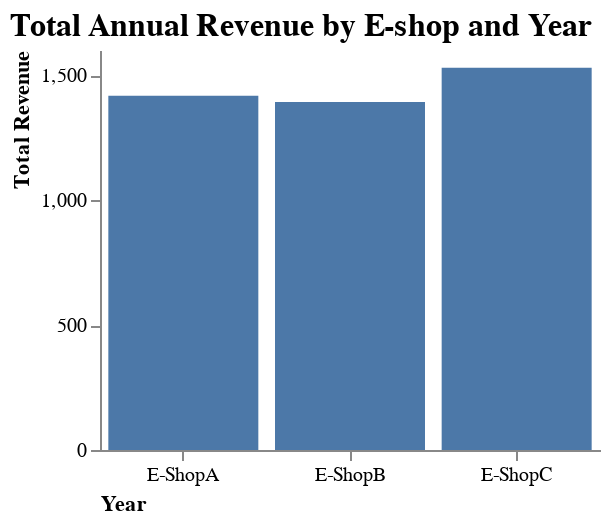

Source (notebook cell):
### Markdown cell above
## Task 4

Maximum Social Media Followers

- Show the maximum amount of social media followers for every E-shop in a descending order.
- Use the name `max_followers`

### Code cell
df_most_followers = df.groupby('eshop_name')['social_media_followers'].max().reset_index().rename(columns={'social_media_followers':'max_followers'}).sort_values('max_followers', ascending=False).head(1)

chart = alt.Chart(df).mark_bar().encode(
    x=alt.X('eshop_name:N').axis(title='Year', 
                               titleAnchor="start",
                               labelAngle=0,
                               grid=False),
    y=alt.Y('max(social_media_followers):Q').axis(title='Total Revenue', 
                               titleAnchor="end",
                               grid=False),
    order=alt.Order('max(social_media_followers):Q', sort='descending')
).properties(
    title='Total Annual Revenue by E-shop and Year',
    width= 250,
    height=200
).configure_title( 
    fontSize=16,
    font='Arial',
    anchor='start'
).configure_view(
    strokeWidth=0
)

chart

### Figure 1 — Vega-Lite specification as saved in the notebook (floating-point values rounded to 4 significant figures)
{"$schema": "https://vega.github.io/schema/vega-lite/v5.8.0.json", "config": {"title": {"anchor": "start", "font": "Arial", "fontSize": 16}, "view": {"continuousHeight": 300, "continuousWidth": 300, "strokeWidth": 0}}, "data": {"name": "data-9b0f5a8f1487ed9018fb058c0cadd213"}, "datasets": {"data-9b0f5a8f1487ed9018fb058c0cadd213": [{"annual_revenue": 13.35, "average_rating": 4.17, "average_response_time": 2.35, "date": "2020-01-31T00:00:00", "eshop_name": "E-ShopA", "month": 1, "social_media_followers": 173.8, "time_on_site": 1.09}, {"annual_revenue": 10.74, "average_rating": 4.79, "average_response_time": 2.58, "date": "2020-02-29T00:00:00", "eshop_name": "E-ShopA", "month": 2, "social_media_followers": 52.69, "time_on_site": 0.56}, {"annual_revenue": 11.91, "average_rating": 2.92, "average_response_time": 1.54, "date": "2020-03-31T00:00:00", "eshop_name": "E-ShopA", "month": 3, "social_media_followers": 141.8, "time_on_site": 0.57}, {"annual_revenue": 16.38, "average_rating": 3.68, "average_response_time": 1.92, "date": "2020-04-30T00:00:00", "eshop_name": "E-ShopA", "month": 4, "social_media_followers": 190.6, "time_on_site": 2.44}, {"annual_revenue": 6.52, "average_rating": 2.67, "average_response_time": 1.49, "date": "2020-05-31T00:00:00", "eshop_name": "E-ShopA", "month": 5, "social_media_followers": 129.5, "time_on_site": 2.07}, {"annual_revenue": 15.8, "average_rating": 4.9, "average_response_time": 2.51, "date": "2020-06-30T00:00:00", "eshop_name": "E-ShopA", "month": 6, "social_media_followers": 209.1, "time_on_site": 3.79}, {"annual_revenue": 20.97, "average_rating": 4.54, "average_response_time": 2.2, "date": "2020-07-31T00:00:00", "eshop_name": "E-ShopA", "month": 7, "social_media_followers": 313.7, "time_on_site": 2.29}, {"annual_revenue": 9.4, "average_rating": 2.02, "average_response_time": 0.93, "date": "2020-08-31T00:00:00", "eshop_name": "E-ShopA", "month": 8, "social_media_followers": 139.7, "time_on_site": 1.67}, {"annual_revenue": 10.09, "average_rating": 1.99, "average_response_time": 0.85, "date": "2020-09-30T00:00:00", "eshop_name": "E-ShopA", "month": 9, "social_media_followers": 167.7, "time_on_site": 1.67}, {"annual_revenue": 25.98, "average_rating": 5.41, "average_response_time": 2.48, "date": "2020-10-31T00:00:00", "eshop_name": "E-ShopA", "month": 10, "social_media_followers": 487.3, "time_on_site": 5.17}, {"annual_revenue": 18.07, "average_rating": 2.81, "average_response_time": 1.28, "date": "2020-11-30T00:00:00", "eshop_name": "E-ShopA", "month": 11, "social_media_followers": 328.2, "time_on_site": 3.33}, {"annual_revenue": 36.81, "average_rating": 5.58, "average_response_time": 2.75, "date": "2020-12-31T00:00:00", "eshop_name": "E-ShopA", "month": 12, "social_media_followers": 548.2, "time_on_site": 5.99}, {"annual_revenue": 33.28, "average_rating": 5.18, "average_response_time": 2.32, "date": "2021-01-31T00:00:00", "eshop_name": "E-ShopA", "month": 1, "social_media_followers": 497.5, "time_on_site": 6.63}, {"annual_revenue": 14.35, "average_rating": 1.99, "average_response_time": 0.88, "date": "2021-02-28T00:00:00", "eshop_name": "E-ShopA", "month": 2, "social_media_followers": 225.2, "time_on_site": 2.24}, {"annual_revenue": 32.38, "average_rating": 4.55, "average_response_time": 1.83, "date": "2021-03-31T00:00:00", "eshop_name": "E-ShopA", "month": 3, "social_media_followers": 556.5, "time_on_site": 5.78}, {"annual_revenue": 34.06, "average_rating": 5.45, "average_response_time": 2.01, "date": "2021-04-30T00:00:00", "eshop_name": "E-ShopA", "month": 4, "social_media_followers": 767.8, "time_on_site": 7.61}, {"annual_revenue": 37.03, "average_rating": 5.05, "average_response_time": 1.82, "date": "2021-05-31T00:00:00", "eshop_name": "E-ShopA", "month": 5, "social_media_followers": 697.1, "time_on_site": 4.61}, {"annual_revenue": 22.18, "average_rating": 3.37, "average_response_time": 1.2, "date": "2021-06-30T00:00:00", "eshop_name": "E-ShopA", "month": 6, "social_media_followers": 463.6, "time_on_site": 4.22}, {"annual_revenue": 36.24, "average_rating": 4.45, "average_response_time": 1.85, "date": "2021-07-31T00:00:00", "eshop_name": "E-ShopA", "month": 7, "social_media_followers": 694.1, "time_on_site": 5.63}, {"annual_revenue": 20.09, "average_rating": 2.57, "average_response_time": 0.88, "date": "2021-08-31T00:00:00", "eshop_name": "E-ShopA", "month": 8, "social_media_followers": 336.8, "time_on_site": 3.34}, {"annual_revenue": 28.98, "average_rating": 3.62, "average_response_time": 1.36, "date": "2021-09-30T00:00:00", "eshop_name": "E-ShopA", "month": 9, "social_media_followers": 522.5, "time_on_site": 5.27}, {"annual_revenue": 41.89, "average_rating": 5.36, "average_response_time": 1.72, "date": "2021-10-31T00:00:00", "eshop_name": "E-ShopA", "month": 10, "social_media_followers": 778.1, "time_on_site": 10.34}, {"annual_revenue": 57.76, "average_rating": 5.89, "average_response_time": 2.18, "date": "2021-11-30T00:00:00", "eshop_name": "E-ShopA", "month": 11, "social_media_followers": 961.7, "time_on_site": 8.62}, {"annual_revenue": 18.83, "average_rating": 2.11, "average_response_time": 0.73, "date": "2021-12-31T00:00:00", "eshop_name": "E-ShopA", "month": 12, "social_media_followers": 327.2, "time_on_site": 4.14}, {"annual_revenue": 53.2, "average_rating": 5.97, "average_response_time": 1.91, "date": "2022-01-31T00:00:00", "eshop_name": "E-ShopA", "month": 1, "social_media_followers": 1102.0, "time_on_site": 8.08}, {"annual_revenue": 45.74, "average_rating": 5.02, "average_response_time": 1.56, "date": "2022-02-28T00:00:00", "eshop_name": "E-ShopA", "month": 2, "social_media_followers": 892.1, "time_on_site": 8.64}, {"annual_revenue": 48.44, "average_rating": 5.02, "average_response_time": 1.4, "date": "2022-03-31T00:00:00", "eshop_name": "E-ShopA", "month": 3, "social_media_followers": 815.0, "time_on_site": 9.21}, {"annual_revenue": 48.98, "average_rating": 4.88, "average_response_time": 1.49, "date": "2022-04-30T00:00:00", "eshop_name": "E-ShopA", "month": 4, "social_media_followers": 868.0, "time_on_site": 9.96}, {"annual_revenue": 45.62, "average_rating": 4.5, "average_response_time": 1.22, "date": "2022-05-31T00:00:00", "eshop_name": "E-ShopA", "month": 5, "social_media_followers": 881.6, "time_on_site": 9.4}, {"annual_revenue": 66.27, "average_rating": 6.65, "average_response_time": 1.56, "date": "2022-06-30T00:00:00", "eshop_name": "E-ShopA", "month": 6, "social_media_followers": 1324.0, "time_on_site": 13.79}, {"annual_revenue": 63.04, "average_rating": 5.37, "average_response_time": 1.26, "date": "2022-07-31T00:00:00", "eshop_name": "E-ShopA", "month": 7, "social_media_followers": 1207.0, "time_on_site": 10.41}, {"annual_revenue": 31.29, "average_rating": 3.16, "average_response_time": 0.8, "date": "2022-08-31T00:00:00", "eshop_name": "E-ShopA", "month": 8, "social_media_followers": 738.2, "time_on_site": 6.02}, {"annual_revenue": 66.11, "average_rating": 6.34, "average_response_time": 1.83, "date": "2022-09-30T00:00:00", "eshop_name": "E-ShopA", "month": 9, "social_media_followers": 1385.0, "time_on_site": 14.81}, {"annual_revenue": 27.25, "average_rating": 2.66, "average_response_time": 0.65, "date": "2022-10-31T00:00:00", "eshop_name": "E-ShopA", "month": 10, "social_media_followers": 541.1, "time_on_site": 5.59}, {"annual_revenue": 61.7, "average_rating": 5.32, "average_response_time": 1.24, "date": "2022-11-30T00:00:00", "eshop_name": "E-ShopA", "month": 11, "social_media_followers": 1056.0, "time_on_site": 10.31}, {"annual_revenue": 74.67, "average_rating": 6.25, "average_response_time": 1.44, "date": "2022-12-31T00:00:00", "eshop_name": "E-ShopA", "month": 12, "social_media_followers": 1417.0, "time_on_site": 12.41}, {"annual_revenue": 7.29, "average_rating": 2.28, "average_response_time": 1.28, "date": "2020-01-31T00:00:00", "eshop_name": "E-ShopB", "month": 1, "social_media_followers": 94.92, "time_on_site": 0.59}, {"annual_revenue": 10.38, "average_rating": 4.63, "average_response_time": 2.5, "date": "2020-02-29T00:00:00", "eshop_name": "E-ShopB", "month": 2, "social_media_followers": 50.92, "time_on_site": 0.54}, {"annual_revenue": 9.49, "average_rating": 2.33, "average_response_time": 1.23, "date": "2020-03-31T00:00:00", "eshop_name": "E-ShopB", "month": 3, "social_media_followers": 113, "time_on_site": 0.45}, {"annual_revenue": 10.21, "average_rating": 2.3, "average_response_time": 1.19, "date": "2020-04-30T00:00:00", "eshop_name": "E-ShopB", "month": 4, "social_media_followers": 118.8, "time_on_site": 1.52}, {"annual_revenue": 10.48, "average_rating": 4.29, "average_response_time": 2.39, "date": "2020-05-31T00:00:00", "eshop_name": "E-ShopB", "month": 5, "social_media_followers": 208.1, "time_on_site": 3.33}, {"annual_revenue": 12.52, "average_rating": 3.88, "average_response_time": 1.99, "date": "2020-06-30T00:00:00", "eshop_name": "E-ShopB", "month": 6, "social_media_followers": 165.6, "time_on_site": 3}, {"annual_revenue": 20.23, "average_rating": 4.38, "average_response_time": 2.13, "date": "2020-07-31T00:00:00", "eshop_name": "E-ShopB", "month": 7, "social_media_followers": 302.7, "time_on_site": 2.21}, {"annual_revenue": 20.03, "average_rating": 4.31, "average_response_time": 1.99, "date": "2020-08-31T00:00:00", "eshop_name": "E-ShopB", "month": 8, "social_media_followers": 297.9, "time_on_site": 3.56}, {"annual_revenue": 20.65, "average_rating": 4.08, "average_response_time": 1.73, "date": "2020-09-30T00:00:00", "eshop_name": "E-ShopB", "month": 9, "social_media_followers": 343.2, "time_on_site": 3.43}, {"annual_revenue": 23.25, "average_rating": 4.84, "average_response_time": 2.22, "date": "2020-10-31T00:00:00", "eshop_name": "E-ShopB", "month": 10, "social_media_followers": 435.9, "time_on_site": 4.63}, {"annual_revenue": 19.02, "average_rating": 2.96, "average_response_time": 1.35, "date": "2020-11-30T00:00:00", "eshop_name": "E-ShopB", "month": 11, "social_media_followers": 345.4, "time_on_site": 3.51}, {"annual_revenue": 25.65, "average_rating": 3.89, "average_response_time": 1.92, "date": "2020-12-31T00:00:00", "eshop_name": "E-ShopB", "month": 12, "social_media_followers": 382.1, "time_on_site": 4.17}, {"annual_revenue": 31.11, "average_rating": 4.85, "average_response_time": 2.17, "date": "2021-01-31T00:00:00", "eshop_name": "E-ShopB", "month": 1, "social_media_followers": 465.1, "time_on_site": 6.19}, {"annual_revenue": 29.82, "average_rating": 4.14, "average_response_time": 1.82, "date": "2021-02-28T00:00:00", "eshop_name": "E-ShopB", "month": 2, "social_media_followers": 468.1, "time_on_site": 4.66}, {"annual_revenue": 19.91, "average_rating": 2.8, "average_response_time": 1.13, "date": "2021-03-31T00:00:00", "eshop_name": "E-ShopB", "month": 3, "social_media_followers": 342.2, "time_on_site": 3.55}, {"annual_revenue": 34.53, "average_rating": 5.53, "average_response_time": 2.04, "date": "2021-04-30T00:00:00", "eshop_name": "E-ShopB", "month": 4, "social_media_followers": 778.4, "time_on_site": 7.72}, {"annual_revenue": 19.22, "average_rating": 2.62, "average_response_time": 0.95, "date": "2021-05-31T00:00:00", "eshop_name": "E-ShopB", "month": 5, "social_media_followers": 361.8, "time_on_site": 2.39}, {"annual_revenue": 18.94, "average_rating": 2.87, "average_response_time": 1.03, "date": "2021-06-30T00:00:00", "eshop_name": "E-ShopB", "month": 6, "social_media_followers": 395.9, "time_on_site": 3.6}, {"annual_revenue": 28.1, "average_rating": 3.45, "average_response_time": 1.44, "date": "2021-07-31T00:00:00", "eshop_name": "E-ShopB", "month": 7, "social_media_followers": 538.1, "time_on_site": 4.37}, {"annual_revenue": 27.93, "average_rating": 3.57, "average_response_time": 1.22, "date": "2021-08-31T00:00:00", "eshop_name": "E-ShopB", "month": 8, "social_media_followers": 468.3, "time_on_site": 4.65}, {"annual_revenue": 17.15, "average_rating": 2.14, "average_response_time": 0.8, "date": "2021-09-30T00:00:00", "eshop_name": "E-ShopB", "month": 9, "social_media_followers": 309.2, "time_on_site": 3.12}, {"annual_revenue": 38.4, "average_rating": 4.92, "average_response_time": 1.57, "date": "2021-10-31T00:00:00", "eshop_name": "E-ShopB", "month": 10, "social_media_followers": 713.2, "time_on_site": 9.48}, {"annual_revenue": 20.59, "average_rating": 2.1, "average_response_time": 0.78, "date": "2021-11-30T00:00:00", "eshop_name": "E-ShopB", "month": 11, "social_media_followers": 342.9, "time_on_site": 3.07}, {"annual_revenue": 23.07, "average_rating": 2.58, "average_response_time": 0.89, "date": "2021-12-31T00:00:00", "eshop_name": "E-ShopB", "month": 12, "social_media_followers": 401.1, "time_on_site": 5.08}, {"annual_revenue": 27.05, "average_rating": 3.03, "average_response_time": 0.97, "date": "2022-01-31T00:00:00", "eshop_name": "E-ShopB", "month": 1, "social_media_followers": 560.5, "time_on_site": 4.11}, {"annual_revenue": 34.88, "average_rating": 3.83, "average_response_time": 1.19, "date": "2022-02-28T00:00:00", "eshop_name": "E-ShopB", "month": 2, "social_media_followers": 680.3, "time_on_site": 6.59}, {"annual_revenue": 30.02, "average_rating": 3.11, "average_response_time": 0.87, "date": "2022-03-31T00:00:00", "eshop_name": "E-ShopB", "month": 3, "social_media_followers": 505.2, "time_on_site": 5.71}, {"annual_revenue": 49.08, "average_rating": 4.89, "average_response_time": 1.49, "date": "2022-04-30T00:00:00", "eshop_name": "E-ShopB", "month": 4, "social_media_followers": 870.0, "time_on_site": 9.98}, {"annual_revenue": 25.02, "average_rating": 2.47, "average_response_time": 0.67, "date": "2022-05-31T00:00:00", "eshop_name": "E-ShopB", "month": 5, "social_media_followers": 483.6, "time_on_site": 5.16}, {"annual_revenue": 58.14, "average_rating": 5.83, "average_response_time": 1.37, "date": "2022-06-30T00:00:00", "eshop_name": "E-ShopB", "month": 6, "social_media_followers": 1161.0, "time_on_site": 12.1}, {"annual_revenue": 47.16, "average_rating": 4.02, "average_response_time": 0.94, "date": "2022-07-31T00:00:00", "eshop_name": "E-ShopB", "month": 7, "social_media_followers": 903.2, "time_on_site": 7.78}, {"annual_revenue": 59.03, "average_rating": 5.95, "average_response_time": 1.51, "date": "2022-08-31T00:00:00", "eshop_name": "E-ShopB", "month": 8, "social_media_followers": 1392.0, "time_on_site": 11.36}, {"annual_revenue": 57.93, "average_rating": 5.56, "average_response_time": 1.6, "date": "2022-09-30T00:00:00", "eshop_name": "E-ShopB", "month": 9, "social_media_followers": 1214.0, "time_on_site": 12.98}, {"annual_revenue": 31.13, "average_rating": 3.04, "average_response_time": 0.74, "date": "2022-10-31T00:00:00", "eshop_name": "E-ShopB", "month": 10, "social_media_followers": 618.3, "time_on_site": 6.39}, {"annual_revenue": 70.84, "average_rating": 6.11, "average_response_time": 1.42, "date": "2022-11-30T00:00:00", "eshop_name": "E-ShopB", "month": 11, "social_media_followers": 1212.0, "time_on_site": 11.83}, {"annual_revenue": 63.77, "average_rating": 5.33, "average_response_time": 1.23, "date": "2022-12-31T00:00:00", "eshop_name": "E-ShopB", "month": 12, "social_media_followers": 1210.0, "time_on_site": 10.59}, {"annual_revenue": 7.8, "average_rating": 2.44, "average_response_time": 1.37, "date": "2020-01-31T00:00:00", "eshop_name": "E-ShopC", "month": 1, "social_media_followers": 101.5, "time_on_site": 0.64}, {"annual_revenue": 10.17, "average_rating": 4.54, "average_response_time": 2.45, "date": "2020-02-29T00:00:00", "eshop_name": "E-ShopC", "month": 2, "social_media_followers": 49.89, "time_on_site": 0.53}, {"annual_revenue": 21.13, "average_rating": 5.19, "average_response_time": 2.73, "date": "2020-03-31T00:00:00", "eshop_name": "E-ShopC", "month": 3, "social_media_followers": 251.6, "time_on_site": 1}, {"annual_revenue": 21.77, "average_rating": 4.9, "average_response_time": 2.55, "date": "2020-04-30T00:00:00", "eshop_name": "E-ShopC", "month": 4, "social_media_followers": 253.3, "time_on_site": 3.24}, {"annual_revenue": 8.46, "average_rating": 3.47, "average_response_time": 1.93, "date": "2020-05-31T00:00:00", "eshop_name": "E-ShopC", "month": 5, "social_media_followers": 168.0, "time_on_site": 2.69}, {"annual_revenue": 17.21, "average_rating": 5.33, "average_response_time": 2.73, "date": "2020-06-30T00:00:00", "eshop_name": "E-ShopC", "month": 6, "social_media_followers": 227.8, "time_on_site": 4.12}, {"annual_revenue": 24.99, "average_rating": 5.41, "average_response_time": 2.63, "date": "2020-07-31T00:00:00", "eshop_name": "E-ShopC", "month": 7, "social_media_followers": 373.9, "time_on_site": 2.73}, {"annual_revenue": 25.1, "average_rating": 5.4, "average_response_time": 2.5, "date": "2020-08-31T00:00:00", "eshop_name": "E-ShopC", "month": 8, "social_media_followers": 373.2, "time_on_site": 4.46}, {"annual_revenue": 20.67, "average_rating": 4.09, "average_response_time": 1.74, "date": "2020-09-30T00:00:00", "eshop_name": "E-ShopC", "month": 9, "social_media_followers": 343.6, "time_on_site": 3.43}, {"annual_revenue": 15.02, "average_rating": 3.13, "average_response_time": 1.44, "date": "2020-10-31T00:00:00", "eshop_name": "E-ShopC", "month": 10, "social_media_followers": 281.7, "time_on_site": 2.99}, {"annual_revenue": 12.32, "average_rating": 1.92, "average_response_time": 0.87, "date": "2020-11-30T00:00:00", "eshop_name": "E-ShopC", "month": 11, "social_media_followers": 223.8, "time_on_site": 2.27}, {"annual_revenue": 16.27, "average_rating": 2.47, "average_response_time": 1.22, "date": "2020-12-31T00:00:00", "eshop_name": "E-ShopC", "month": 12, "social_media_followers": 242.3, "time_on_site": 2.65}, {"annual_revenue": 24.35, "average_rating": 3.79, "average_response_time": 1.7, "date": "2021-01-31T00:00:00", "eshop_name": "E-ShopC", "month": 1, "social_media_followers": 364.0, "time_on_site": 4.85}, {"annual_revenue": 14.82, "average_rating": 2.06, "average_response_time": 0.91, "date": "2021-02-28T00:00:00", "eshop_name": "E-ShopC", "month": 2, "social_media_followers": 232.5, "time_on_site": 2.31}, {"annual_revenue": 18.86, "average_rating": 2.65, "average_response_time": 1.07, "date": "2021-03-31T00:00:00", "eshop_name": "E-ShopC", "month": 3, "social_media_followers": 324.2, "time_on_site": 3.37}, {"annual_revenue": 28.54, "average_rating": 4.57, "average_response_time": 1.69, "date": "2021-04-30T00:00:00", "eshop_name": "E-ShopC", "month": 4, "social_media_followers": 643.3, "time_on_site": 6.38}, {"annual_revenue": 27.21, "average_rating": 3.71, "average_response_time": 1.34, "date": "2021-05-31T00:00:00", "eshop_name": "E-ShopC", "month": 5, "social_media_followers": 512.2, "time_on_site": 3.39}, {"annual_revenue": 27.9, "average_rating": 4.24, "average_response_time": 1.52, "date": "2021-06-30T00:00:00", "eshop_name": "E-ShopC", "month": 6, "social_media_followers": 583.3, "time_on_site": 5.31}, {"annual_revenue": 23.72, "average_rating": 2.91, "average_response_time": 1.21, "date": "2021-07-31T00:00:00", "eshop_name": "E-ShopC", "month": 7, "social_media_followers": 454.3, "time_on_site": 3.69}, {"annual_revenue": 16.58, "average_rating": 2.12, "average_response_time": 0.72, "date": "2021-08-31T00:00:00", "eshop_name": "E-ShopC", "month": 8, "social_media_followers": 278.0, "time_on_site": 2.76}, {"annual_revenue": 47, "average_rating": 5.86, "average_response_time": 2.2, "date": "2021-09-30T00:00:00", "eshop_name": "E-ShopC", "month": 9, "social_media_followers": 847.2, "time_on_site": 8.54}, {"annual_revenue": 44.3, "average_rating": 5.67, "average_response_time": 1.82, "date": "2021-10-31T00:00:00", "eshop_name": "E-ShopC", "month": 10, "social_media_followers": 822.9, "time_on_site": 10.94}, {"annual_revenue": 49.79, "average_rating": 5.08, "average_response_time": 1.88, "date": "2021-11-30T00:00:00", "eshop_name": "E-ShopC", "month": 11, "social_media_followers": 829, "time_on_site": 7.43}, {"annual_revenue": 40.87, "average_rating": 4.58, "average_response_time": 1.58, "date": "2021-12-31T00:00:00", "eshop_name": "E-ShopC", "month": 12, "social_media_followers": 710.4, "time_on_site": 8.99}, {"annual_revenue": 53.32, "average_rating": 5.98, "average_response_time": 1.92, "date": "2022-01-31T00:00:00", "eshop_name": "E-ShopC", "month": 1, "social_media_followers": 1105.0, "time_on_site": 8.1}, {"annual_revenue": 29.99, "average_rating": 3.29, "average_response_time": 1.02, "date": "2022-02-28T00:00:00", "eshop_name": "E-ShopC", "month": 2, "social_media_followers": 584.8, "time_on_site": 5.67}, {"annual_revenue": 21, "average_rating": 2.18, "average_response_time": 0.61, "date": "2022-03-31T00:00:00", "eshop_name": "E-ShopC", "month": 3, "social_media_followers": 353.3, "time_on_site": 3.99}, {"annual_revenue": 56.89, "average_rating": 5.67, "average_response_time": 1.73, "date": "2022-04-30T00:00:00", "eshop_name": "E-ShopC", "month": 4, "social_media_followers": 1008.0, "time_on_site": 11.57}, {"annual_revenue": 44.04, "average_rating": 4.34, "average_response_time": 1.18, "date": "2022-05-31T00:00:00", "eshop_name": "E-ShopC", "month": 5, "social_media_followers": 851.2, "time_on_site": 9.08}, {"annual_revenue": 53.14, "average_rating": 5.33, "average_response_time": 1.25, "date": "2022-06-30T00:00:00", "eshop_name": "E-ShopC", "month": 6, "social_media_followers": 1061.0, "time_on_site": 11.06}, {"annual_revenue": 32.56, "average_rating": 2.78, "average_response_time": 0.65, "date": "2022-07-31T00:00:00", "eshop_name": "E-ShopC", "month": 7, "social_media_followers": 623.7, "time_on_site": 5.37}, {"annual_revenue": 64.83, "average_rating": 6.54, "average_response_time": 1.66, "date": "2022-08-31T00:00:00", "eshop_name": "E-ShopC", "month": 8, "social_media_followers": 1529.0, "time_on_site": 12.48}, {"annual_revenue": 31.7, "average_rating": 3.04, "average_response_time": 0.88, "date": "2022-09-30T00:00:00", "eshop_name": "E-ShopC", "month": 9, "social_media_followers": 664.3, "time_on_site": 7.1}, {"annual_revenue": 27.09, "average_rating": 2.65, "average_response_time": 0.64, "date": "2022-10-31T00:00:00", "eshop_name": "E-ShopC", "month": 10, "social_media_followers": 538.0, "time_on_site": 5.56}, {"annual_revenue": 56.59, "average_rating": 4.88, "average_response_time": 1.13, "date": "2022-11-30T00:00:00", "eshop_name": "E-ShopC", "month": 11, "social_media_followers": 968.4, "time_on_site": 9.45}, {"annual_revenue": 66.5, "average_rating": 5.56, "average_response_time": 1.28, "date": "2022-12-31T00:00:00", "eshop_name": "E-ShopC", "month": 12, "social_media_followers": 1262.0, "time_on_site": 11.05}]}, "encoding": {"order": {"aggregate": "max", "field": "social_media_followers", "sort": "descending", "type": "quantitative"}, "x": {"axis": {"grid": false, "labelAngle": 0, "title": "Year", "titleAnchor": "start"}, "field": "eshop_name", "type": "nominal"}, "y": {"aggregate": "max", "axis": {"grid": false, "title": "Total Revenue", "titleAnchor": "end"}, "field": "social_media_followers", "type": "quantitative"}}, "height": 200, "mark": {"type": "bar"}, "title": "Total Annual Revenue by E-shop and Year", "transform": [{"sort": [{"field": "max(social_media_followers)", "order": "descending"}], "window": [{"as": "rank", "field": "max(social_media_followers)", "op": "rank"}]}, {"filter": "(datum.rank === 1)"}], "width": 250}
